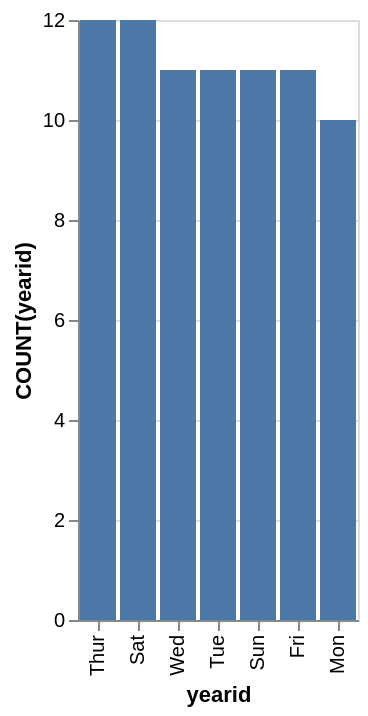

Vega-Lite specification stored for this chart:
### Vega-Lite specification from a JSON file in a GitHub repository (floating-point values rounded to 4 significant figures)
{"data": {"values": [{"x_data": "Thur", "y_data": 12}, {"x_data": "Sat", "y_data": 12}, {"x_data": "Wed", "y_data": 11}, {"x_data": "Tue", "y_data": 11}, {"x_data": "Sun", "y_data": 11}, {"x_data": "Fri", "y_data": 11}, {"x_data": "Mon", "y_data": 10}]}, "mark": "bar", "encoding": {"x": {"field": "x_data", "type": "nominal", "title": "yearid", "sort": {"op": "sum", "field": "y_data", "order": "descending"}}, "y": {"field": "y_data", "type": "quantitative", "title": "COUNT(yearid)"}}}
